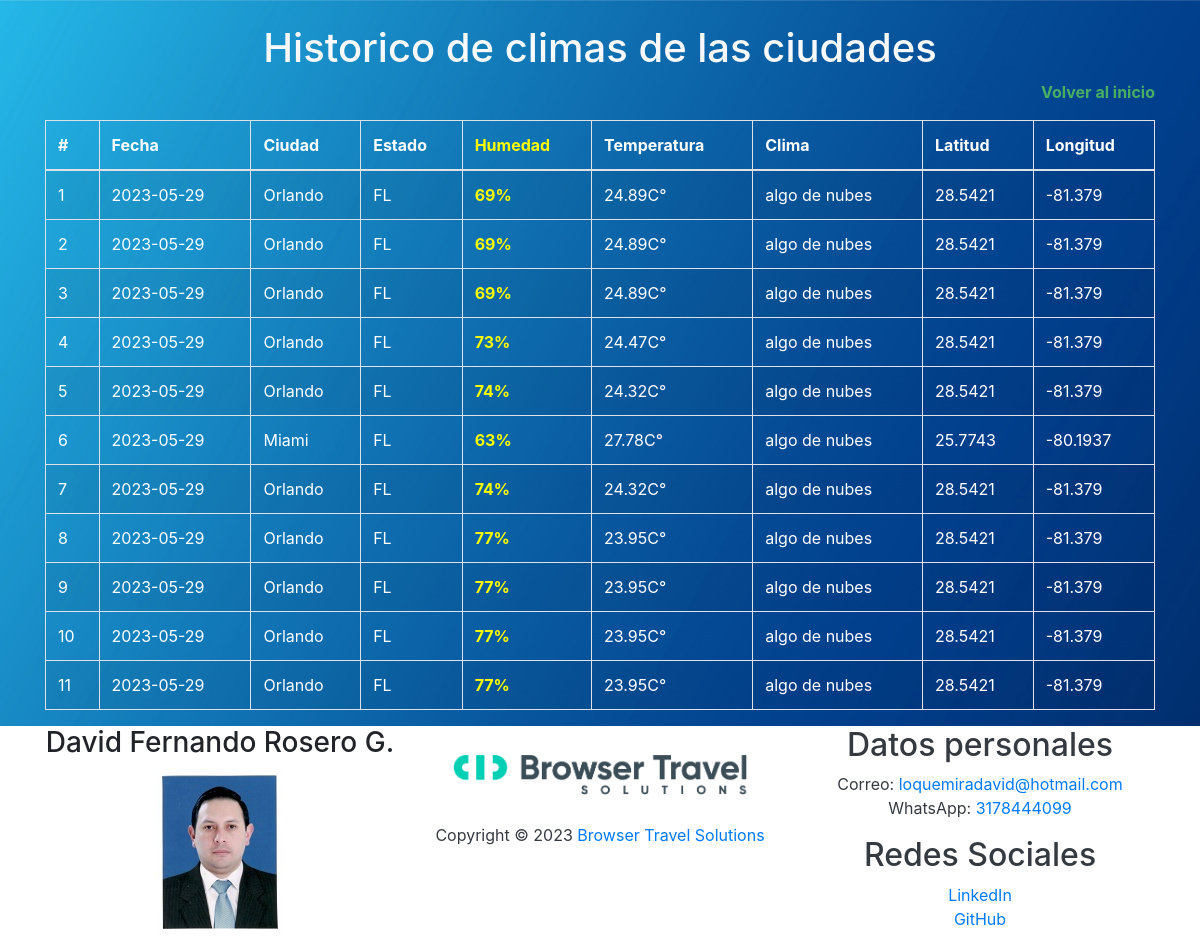
/vistas/historico.php, run on the app's committed database.
### tables this page shows
CREATE TABLE `historico` (
  `id` int(11) NOT NULL,
  `fecha` date NOT NULL,
  `ciudad` varchar(60) NOT NULL,
  `estado` varchar(60) NOT NULL,
  `temperatura` varchar(60) NOT NULL,
  `humedad` varchar(60) NOT NULL,
  `clima` varchar(60) NOT NULL,
  `latitud` double(10,6) NOT NULL,
  `longitud` double(10,6) NOT NULL
);

### vistas/historico.php (the view, shortened to what this page needs)
<!DOCTYPE html>
<html>
<head>
    <link rel="stylesheet" href="https://maxcdn.bootstrapcdn.com/bootstrap/4.5.2/css/bootstrap.min.css">
</head>
<body>
    <div class="container">
        <h1 class="text-center text-light">Historico de climas de las ciudades</h1>
        <div class="text-right mb-3">
            <p><a href="../index.php">
                    <font color="#49b063"><b>Volver al inicio</b>
                </a></font></p>
        </div>
<?php
        require '../modelos/conexion.php';
        try {
            $query = "SELECT * FROM historico";
            $resultado = $conn->query($query);
            if ($resultado->rowCount() > 0) {
                echo '<div class="table-responsive">';
                echo '<table class="table table-striped text-white bg-dar table-bordered">';
                echo '<thead>
                    <tr>
                        <th>#</th>
                        <th>Fecha</th>
                        <th>Ciudad</th>
                        <th>Estado</th>
                        <th style="color:yellow;">Humedad</th>
                        <th>Temperatura</th>
                        <th>Clima</th>
                        <th>Latitud</th>
                        <th>Longitud</th>
                    </tr>
                </thead>';
                echo '<tbody>';
                while ($row = $resultado->fetch(PDO::FETCH_ASSOC)) {
                    echo '<tr>';
                    echo '<td>' . $row['id'] . '</td>';
                    echo '<td>' . $row['fecha'] . '</td>';
                    echo '<td>' . $row['ciudad'] . '</td>';
                    echo '<td>' . $row['estado'] . '</td>';
                    echo '<td style="color:yellow;"><b>' . $row['humedad'] . '%</b></td>';
                    echo '<td>' . $row['temperatura'] . 'C°</td>';
                    echo '<td>' . $row['clima'] . '</td>';
                    echo '<td>' . $row['latitud'] . '</td>';
                    echo '<td>' . $row['longitud'] . '</td>';
                    echo '</tr>';
                }
                echo '</tbody>';
                echo '</table>';
                echo '</div>';
            } else {
                echo '<p class="text-center">No se encontraron registros.</p>';
            }
        } catch (PDOException $exception) {
            echo '<p class="text-center">Error al obtener los registros: ' . $exception->getMessage() . '</p>';
        }
        ?>
 </div>
</body>
<footer style="background-color: #FFF; height: 70%; background-size: cover; background-position: center;">
    <div class="container">
        <div class="row">
            <div class="col-lg-4 col-md-4 col-sm-12">
                <div class="text-center">
                    <h3>David Fernando Rosero G.</h3>
                    <img class="img-fluid" src="../vistas/assets/mi_foto.jpg" alt="Mi Foto">
                </div>
            </div>
            <div class="col-lg-4 col-md-4 col-sm-12">
                <div class="text-center">
                    <img class="img-fluid" src="../vistas/assets/logo_empresa.png" alt="Logo Empresa">
                    <p class="text-dark">Copyright &copy; 2023 <a href="https://browsertravelsolutions.com" target="_blank">Browser Travel Solutions</a></p>
                </div>
            </div>
            <div class="col-lg-4 col-md-4 col-sm-12">
                <div class="text-center">
                    <h2 class="text-dark">Datos personales</h2>
                    <ul class="list-unstyled text-dark">
                        <li>Correo: <a href="mailto:loquemiradavid@hotmail.com">loquemiradavid@hotmail.com</a></li>
                        <li>WhatsApp: <a href="tel:+573178444099"><i class="fab fa-whatsapp"></i> 3178444099</a></li>
                    </ul>
                    <h2 class="text-dark">Redes Sociales</h2>
                    <ul class="list-unstyled text-light text-center">
                        <li><a href="https://www.linkedin.com/in/david-fernando-rosero-guerrero-29488726/" target="_blank"><i class="fab fa-linkedin"></i> LinkedIn</a></li>
                        <li><a href="https://github.com/CodeMasterDavidRosero/" target="_blank"><i class="fab fa-github"></i> GitHub</a></li>
                    </ul>
                </div>
            </div>
        </div>
    </div>
</footer>
</html>

### vistas/historico.php (style rules this page uses)
body { background-image: url('../vistas/assets/fondo.jpg'); background-size: cover; background-repeat: no-repeat; background-position: center; }
table { width: 100%; max-width: 100%; }

### data on the page
historico: id "1", fecha "2023-05-29", ciudad "Orlando", estado "FL", humedad "69", temperatura "24.89", clima "algo de nubes", latitud "28.5421", longitud "-81.379"
historico: id "2", fecha "2023-05-29", ciudad "Orlando", estado "FL", humedad "69", temperatura "24.89", clima "algo de nubes", latitud "28.5421", longitud "-81.379"
historico: id "3", fecha "2023-05-29", ciudad "Orlando", estado "FL", humedad "69", temperatura "24.89", clima "algo de nubes", latitud "28.5421", longitud "-81.379"
historico: id "4", fecha "2023-05-29", ciudad "Orlando", estado "FL", humedad "73", temperatura "24.47", clima "algo de nubes", latitud "28.5421", longitud "-81.379"
historico: id "5", fecha "2023-05-29", ciudad "Orlando", estado "FL", humedad "74", temperatura "24.32", clima "algo de nubes", latitud "28.5421", longitud "-81.379"
historico: id "6", fecha "2023-05-29", ciudad "Miami", estado "FL", humedad "63", temperatura "27.78", clima "algo de nubes", latitud "25.7743", longitud "-80.1937"
historico: id "7", fecha "2023-05-29", ciudad "Orlando", estado "FL", humedad "74", temperatura "24.32", clima "algo de nubes", latitud "28.5421", longitud "-81.379"
historico: id "8", fecha "2023-05-29", ciudad "Orlando", estado "FL", humedad "77", temperatura "23.95", clima "algo de nubes", latitud "28.5421", longitud "-81.379"
historico: id "9", fecha "2023-05-29", ciudad "Orlando", estado "FL", humedad "77", temperatura "23.95", clima "algo de nubes", latitud "28.5421", longitud "-81.379"
historico: id "10", fecha "2023-05-29", ciudad "Orlando", estado "FL", humedad "77", temperatura "23.95", clima "algo de nubes", latitud "28.5421", longitud "-81.379"
historico: id "11", fecha "2023-05-29", ciudad "Orlando", estado "FL", humedad "77", temperatura "23.95", clima "algo de nubes", latitud "28.5421", longitud "-81.379"
